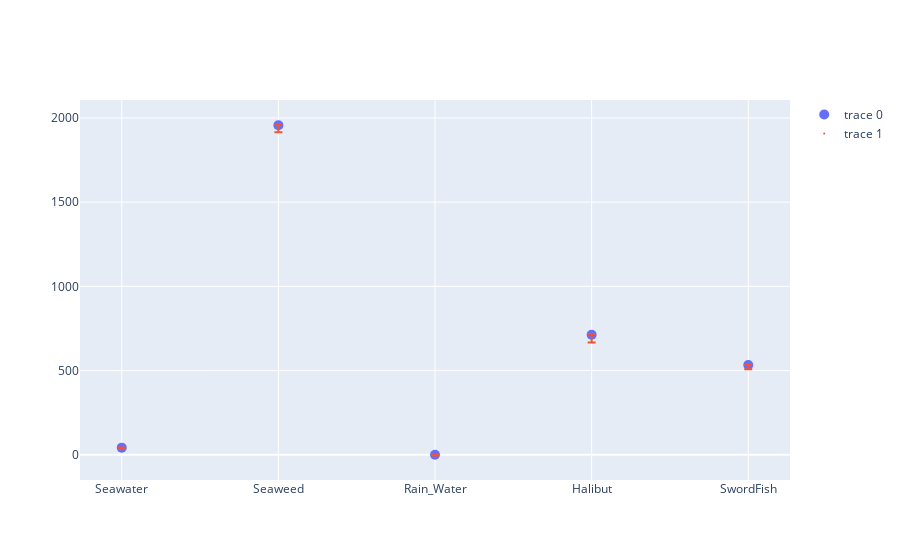

The cell this chart's notebook holds for it:
### Code cell
fig = go.Figure(
        data=[
            go.Scatter(
                x=results['Sample'],
                y=y_values,
                mode='markers',
                marker=dict(size=10,
                            color=0),
                error_y=dict(
                    type='data', # value of error bar given in data coordinates
                    array=y_errors,
                    visible=True)),
            go.Scatter(
                x=results['Sample'],
                y=y_values,
                mode='markers',
                marker=dict(size=1,
                            color=0),
                error_y=dict(
                    type='data', # value of error bar given in data coordinates
                    array=Act_std_up,
                    arrayminus=Act_std_low_cut,
                    visible=True))
        ])
fig.show()

### Figure 1 — Plotly figure (JSON) as saved in the notebook; plotly's stock layout.template omitted (floating-point values rounded to 4 significant figures)
{"data": [{"error_y": {"array": [0.9559, 13.29, 0.2437, 8.27, 5.114], "type": "data", "visible": true}, "marker": {"color": 0, "size": 10}, "mode": "markers", "type": "scatter", "x": ["Seawater", "Seaweed", "Rain_Water", "Halibut", "SwordFish"], "y": [42.66, 1957.0, 0.4484, 712.5, 533.1]}, {"error_y": {"array": [0.903, 4.39, 0.4484, 4.844, 2.653], "arrayminus": [8.488, 41.27, 4.215, 45.54, 24.94], "type": "data", "visible": true}, "marker": {"color": 0, "size": 1}, "mode": "markers", "type": "scatter", "x": ["Seawater", "Seaweed", "Rain_Water", "Halibut", "SwordFish"], "y": [42.66, 1957.0, 0.4484, 712.5, 533.1]}], "layout": {}}
